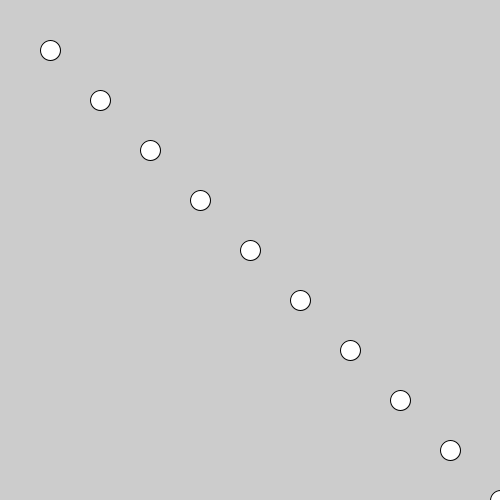
Frame 1 (no input)
Frame 60 (the mouse pressed at the canvas centre just before this capture): identical to frame 1, image omitted
Frame 120 (the mouse held since frame 60 and released just before this capture): identical to frame 1, image omitted

The Processing sketch that drew this single still picture (run headless with seeded random() and noise(); from frame 60 on, the mouse is pressed at the canvas centre):

// Processing sketch: processing_128737
// ── processing_128737.pde

void setup() {
    size(500, 500);
    frameRate(20);
}

void draw() {
    background(204); 
    for(int i=0; i < 500; i+=50){
    ellipse(i+50,i+50,20,20);
    }
}
